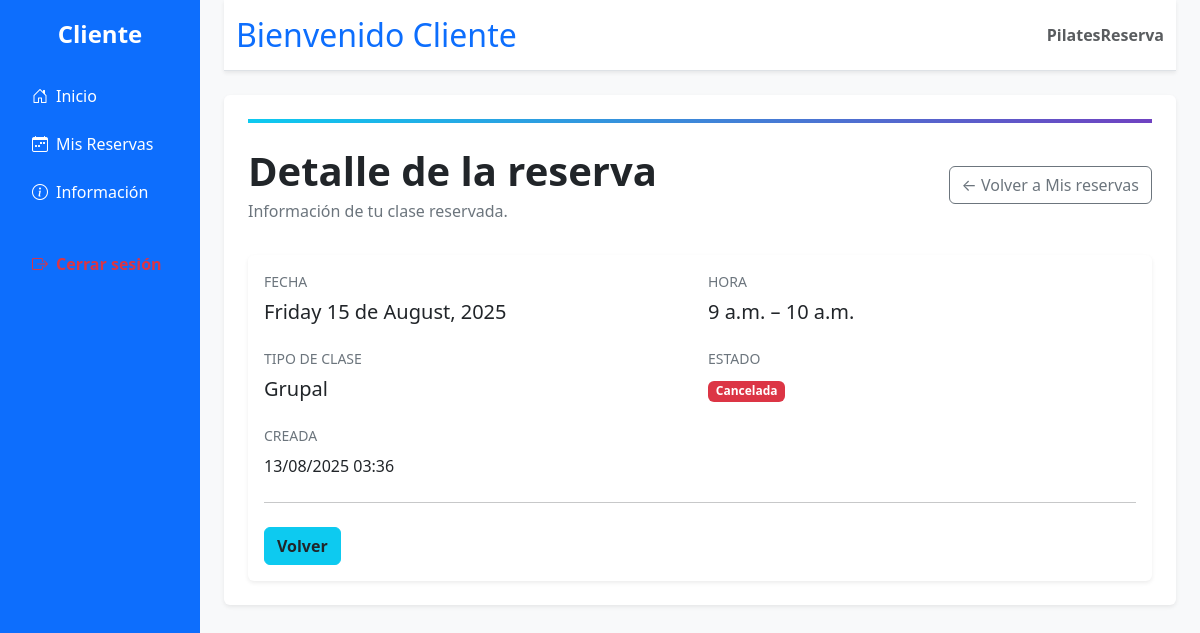
Screenshot of /usuarios/mis-reservas/1/ (signed in) with the database file from the repository.
### index/models.py (models this page shows, shortened)
class Reserva(models.Model):
    CLASES = [
        ("reformer", "Reformer"),
        ("mat", "Mat"),
        ("grupal", "Grupal"),
    ]
    ESTADOS = [
        ("Confirmada", "Confirmada"),
        ("Pendiente", "Pendiente"),
        ("Cancelada", "Cancelada"),
        ("Completada", "Completada"),
    ]
    user = models.ForeignKey(
        settings.AUTH_USER_MODEL,
        on_delete=models.CASCADE,
        related_name="reservas_index",         # <-- nombre único para la app index
        related_query_name="reserva_index",    # <-- nombre único para queries
    )
    tipo = models.CharField(max_length=20, choices=CLASES)
    fecha = models.DateField()
    inicio = models.TimeField()
    fin = models.TimeField(null=True, blank=True)
    estado = models.CharField(
        max_length=12, choices=ESTADOS, default="Confirmada")
    created_at = models.DateTimeField(auto_now_add=True)
    class Meta:
        ordering = ["-fecha", "-inicio"]

### usuarios/views.py (the view)
# urls.py: path("mis-reservas/<int:pk>/", views.reserva_detalle, name="reserva_detalle"),
@login_required
def reserva_detalle(request, pk: int):
    r = get_object_or_404(Reserva, pk=pk, user=request.user)
    return render(request, "usuarios/reserva_detalle.html", {"r": r})

### usuarios/templates/usuarios/reserva_detalle.html (shortened to what this page needs)
{% extends 'usuarios/base_usuarios.html' %}
{% block content %}
<section class="position-relative">
  <div style="height:4px; background:linear-gradient(90deg,#0dcaf0,#6f42c1);"></div>
  <div class="container-fluid px-0 py-4">
    <div class="d-flex flex-column flex-md-row align-items-md-center justify-content-between gap-3">
      <div>
        <h1 class="fw-bold mb-1">Detalle de la reserva</h1>
        <p class="text-secondary mb-0">Información de tu clase reservada.</p>
      </div>
      <div class="d-flex gap-2">
        <a href="{% url 'usuarios:mis_reservas' %}" class="btn btn-outline-secondary">
          ← Volver a Mis reservas
        </a>
      </div>
    </div>
  </div>
</section>
<section class="pt-2">
  <div class="card shadow-sm border-0">
    <div class="card-body">
      <div class="row g-3">
        <div class="col-12 col-md-6">
          <div class="mb-2 text-uppercase small text-secondary">Fecha</div>
          <div class="h5">{{ r.fecha|date:"l d \\d\\e F, Y" }}</div>
        </div>
        <div class="col-12 col-md-6">
          <div class="mb-2 text-uppercase small text-secondary">Hora</div>
          <div class="h5">
            {{ r.inicio }}{% if r.fin %} – {{ r.fin }}{% endif %}
          </div>
        </div>
        <div class="col-12 col-md-6">
          <div class="mb-2 text-uppercase small text-secondary">Tipo de clase</div>
          <div class="h5 text-capitalize">{{ r.tipo }}</div>
        </div>
        <div class="col-12 col-md-6">
          <div class="mb-2 text-uppercase small text-secondary">Estado</div>
          <span class="badge
                {% if r.estado == 'Confirmada' %}text-bg-success
                {% elif r.estado == 'Pendiente' %}text-bg-warning
                {% elif r.estado == 'Cancelada' %}text-bg-danger
                {% else %}text-bg-secondary{% endif %}">
            {{ r.estado }}
          </span>
        </div>
        <div class="col-12">
          <div class="mb-2 text-uppercase small text-secondary">Creada</div>
          <div>{{ r.created_at|date:"d/m/Y H:i" }}</div>
        </div>
      </div>
      <hr class="my-4" />
      <div class="d-flex gap-2">
        <a href="{% url 'usuarios:mis_reservas' %}" class="btn btn-info text-dark fw-semibold">
          Volver
        </a>
      </div>
    </div>
  </div>
</section>
{% endblock %}

### rows the page displays
Reserva: fecha "Friday 15 de August, 2025", inicio "9 a.m.", fin "10 a.m.", tipo "Grupal", estado "Cancelada", created_at "13/08/2025 03:36"
